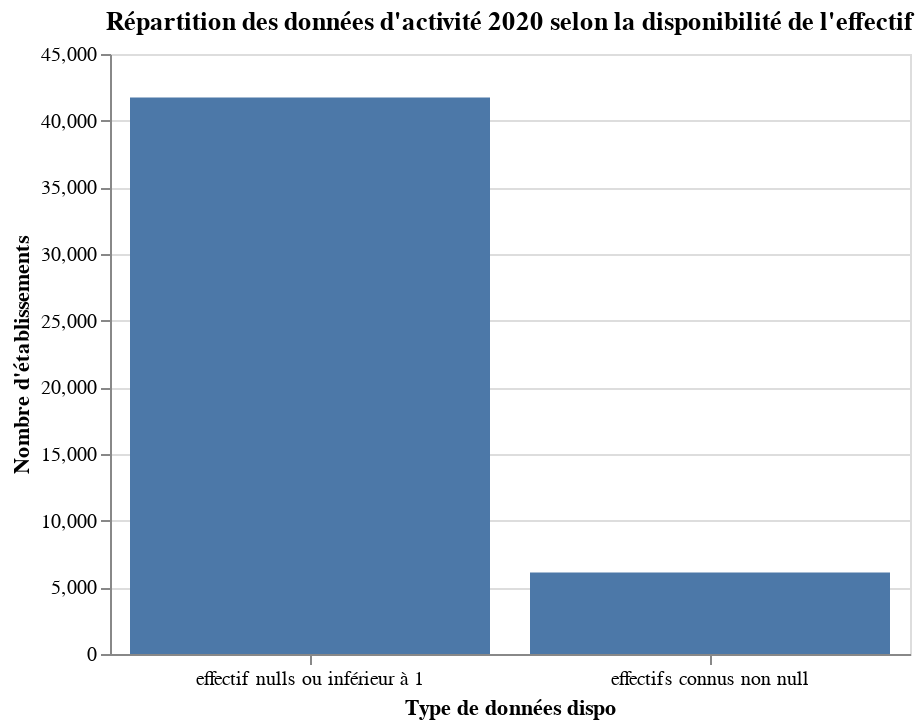

The notebook cell saved with this chart:
### Code cell
#Visu du nombre d'établissements avec effectifs, non fermés qui ne sont pas des etablissemnet de constrcution ou certins transport
alt.Chart(pd.DataFrame({'type_etablissement':['effectifs connus non null', 'effectif nulls ou inférieur à 1'], 
                        'Nombre_etablissements':[len(etablissementEffectifPositifOuvert),len(etablissementEnrichi)-len(etablissementEffectifPositifOuvert)]}),
         width=400, title='Répartition des données d\'activité 2020 selon la disponibilité de l\'effectif').mark_bar().encode(x=alt.X('type_etablissement',title='Type de données dispo', axis=alt.Axis(orient='bottom',labelAngle=0)),
                                      y=alt.Y('Nombre_etablissements',title='Nombre d\'établissements'))

### Figure 1 — Vega-Lite specification as saved in the notebook (floating-point values rounded to 4 significant figures)
{"config": {"view": {"continuousWidth": 400, "continuousHeight": 300}}, "data": {"name": "data-10fe5bdb12a2074b1bd028707012ab22"}, "mark": "bar", "encoding": {"x": {"type": "nominal", "axis": {"labelAngle": 0, "orient": "bottom"}, "field": "type_etablissement", "title": "Type de données dispo"}, "y": {"type": "quantitative", "field": "Nombre_etablissements", "title": "Nombre d'établissements"}}, "title": "Répartition des données d'activité 2020 selon la disponibilité de l'effectif", "width": 400, "$schema": "https://vega.github.io/schema/vega-lite/v4.8.1.json", "datasets": {"data-10fe5bdb12a2074b1bd028707012ab22": [{"type_etablissement": "effectifs connus non null", "Nombre_etablissements": 6110}, {"type_etablissement": "effectif nulls ou inférieur à 1", "Nombre_etablissements": 41737}]}}
